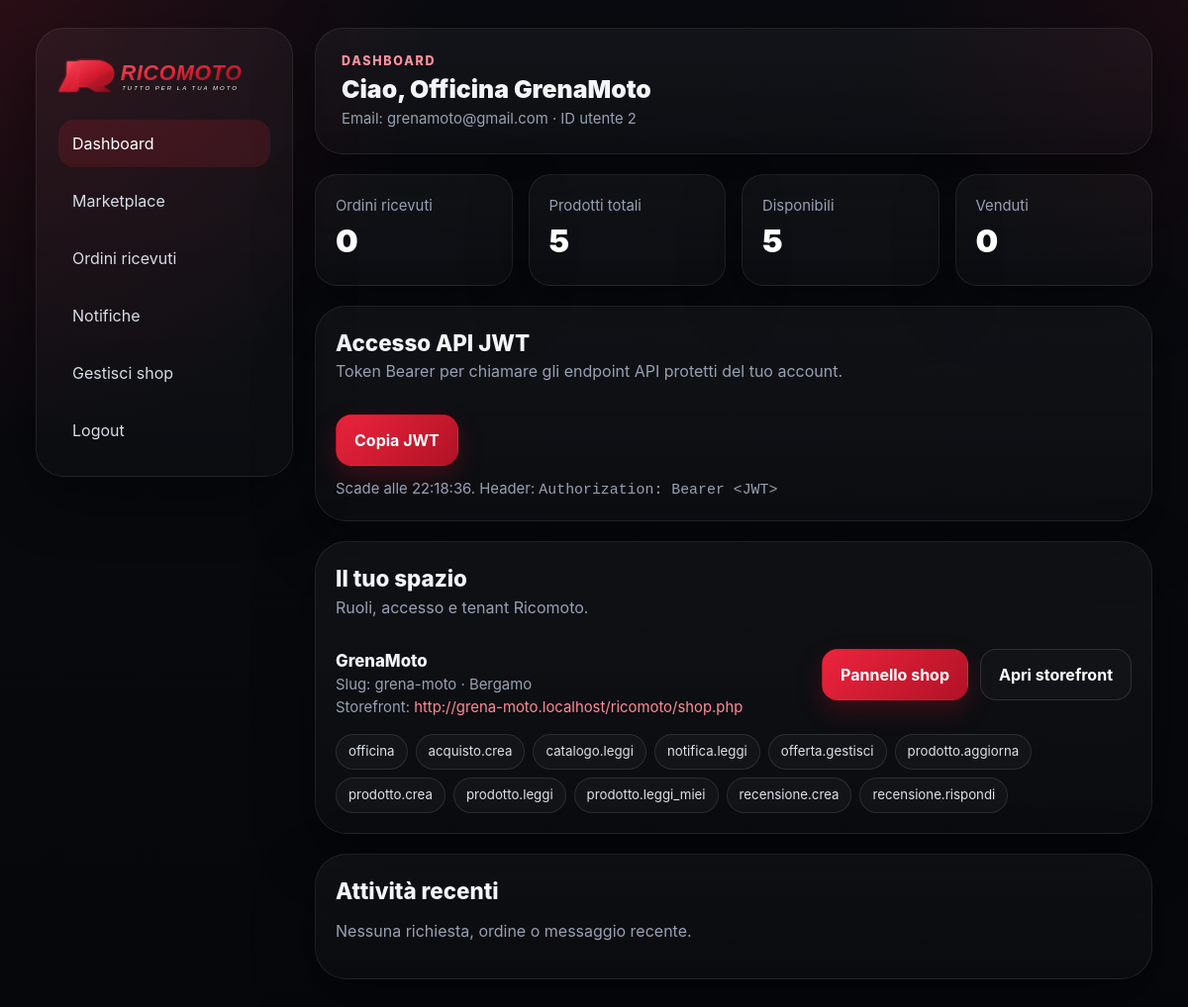
/ricomoto/dashboard.php (signed in), run on the app's committed database.
### tables this page shows
CREATE TABLE `utente` (
  `ID` int(30) NOT NULL,
  `nome` varchar(50) NOT NULL,
  `cognome` varchar(50) NOT NULL,
  `telefono` varchar(15) NOT NULL,
  `email` varchar(80) NOT NULL,
  `indirizzo` varchar(100) NOT NULL,
  `password` varchar(255) NOT NULL
);

CREATE TABLE `shop` (
  `id` int(11) NOT NULL,
  `officina_id` int(30) NOT NULL,
  `nome` varchar(120) NOT NULL,
  `slug` varchar(120) NOT NULL,
  `localita` varchar(120) NOT NULL,
  `logo` varchar(255) DEFAULT NULL,
  `descrizione` text DEFAULT NULL,
  `status` enum('active','suspended') NOT NULL DEFAULT 'active',
  `featured` tinyint(1) NOT NULL DEFAULT 0,
  `created_at` timestamp NULL DEFAULT current_timestamp()
);

### ricomoto/tenant.php (called while the page is built, shortened)
<?php
function appBasePath(): string {
    $scriptName = str_replace('\\', '/', $_SERVER['SCRIPT_NAME'] ?? '');
    $dir = rtrim(str_replace('\\', '/', dirname($scriptName)), '/');
    return $dir === '/' ? '' : $dir;
}
function appUrl(string $path = ''): string {
    $base = appBasePath();
    $path = ltrim($path, '/');
    return $base . ($path !== '' ? '/' . $path : '');
}
function assetUrl(string $path): string {
    return appUrl(ltrim($path, '/'));
}
function tenantStoreUrl(string $slug, string $path = 'shop.php'): string {
    $scheme = (!empty($_SERVER['HTTPS']) && $_SERVER['HTTPS'] !== 'off') ? 'https' : 'http';
    $basePath = appBasePath();
    $path = ltrim($path, '/');
    return $scheme . '://' . $slug . '.localhost' . $basePath . '/' . $path;
}

### ricomoto/auth.php (called while the page is built, shortened)
<?php
require_once __DIR__ . '/tenant.php';
function isLoggedIn(): bool {
  return isset($_SESSION['user_id']);
}
function currentUser(): ?array {
  global $conn;
  $userId = (int)$_SESSION['user_id'];
  $stmt = $conn->prepare('SELECT ID, nome, cognome, email, telefono, indirizzo FROM utente WHERE ID = ?');
  $stmt->bind_param('i', $userId);
  $stmt->execute();
  $user = $stmt->get_result()->fetch_assoc() ?: null;
  return $user;
}
function currentOfficina(): ?array {
  global $conn;
  static $officina = false;
  if ($officina !== false) {
    return $officina;
  }
  $userId = (int)$_SESSION['user_id'];
  $stmt = $conn->prepare('SELECT * FROM officina WHERE utente_id = ? LIMIT 1');
  $stmt->bind_param('i', $userId);
  $stmt->execute();
  $officina = $stmt->get_result()->fetch_assoc() ?: null;
  return $officina;
}
function currentShop(): ?array {
  global $conn;
  $officina = currentOfficina();
  $officinaId = (int)$officina['id'];
  $stmt = $conn->prepare('SELECT * FROM shop WHERE officina_id = ? LIMIT 1');
  $stmt->bind_param('i', $officinaId);
  $stmt->execute();
  $shop = $stmt->get_result()->fetch_assoc() ?: null;
  return $shop;
}

### ricomoto/dashboard.php (the view, shortened to what this page needs)
<?php
require_once __DIR__ . '/auth.php';
$userId = (int)($_SESSION['user_id'] ?? 0);
$me = currentUser();
$ruoli = $_SESSION['roles'] ?? [];
$permessi = $_SESSION['permissions'] ?? [];
sort($permessi);
$jwt = $_SESSION['jwt'];
$jwtExp = (int)$_SESSION['jwt_exp'];
$shop = currentShop();
$officina = currentOfficina();
$stats = [
  'notifications' => 0,
  'user_notifications' => 0,
  'orders' => 0,
  'products' => 0,
  'available' => 0,
  'sold' => 0
];
$notifiche = [];
if ($officina) {
  $officinaId = (int)$officina['id'];
  if ($res = $conn->query("SELECT COUNT(*) c FROM acquisto WHERE officina_id = {$officinaId}")) {
    $stats['orders'] = (int)$res->fetch_assoc()['c'];
  }
  if ($res = $conn->query("SELECT COUNT(*) c FROM notifica WHERE officina_id = {$officinaId} AND letto = 0")) {
    $stats['notifications'] = (int)$res->fetch_assoc()['c'];
  }
  if ($res = $conn->query("SELECT COUNT(*) c FROM prodotto WHERE officina_id = {$officinaId}")) {
    $stats['products'] = (int)$res->fetch_assoc()['c'];
  }
  if ($res = $conn->query("SELECT COUNT(*) c FROM prodotto WHERE officina_id = {$officinaId} AND stato='disponibile'")) {
    $stats['available'] = (int)$res->fetch_assoc()['c'];
  }
  if ($res = $conn->query("SELECT COUNT(*) c FROM prodotto WHERE officina_id = {$officinaId} AND stato='venduto'")) {
    $stats['sold'] = (int)$res->fetch_assoc()['c'];
  }
  $stmt = $conn->prepare(
    "SELECT n.created_at, n.messaggio AS notifica_messaggio,
            u.nome AS buyer_nome, u.cognome AS buyer_cognome, u.email AS buyer_email,
            p.titolo AS prodotto_titolo
     FROM notifica n
     JOIN utente u ON u.ID = n.utente_id
     JOIN prodotto p ON p.id = n.prodotto_id
     WHERE n.officina_id = ?
     ORDER BY n.created_at DESC
     LIMIT 6"
  );
  $stmt->bind_param('i', $officinaId);
  $stmt->execute();
  $notifiche = $stmt->get_result()->fetch_all(MYSQLI_ASSOC);
}
?>
<!DOCTYPE html>
<html>
<head>
  <link rel="stylesheet" href="style.css">
</head>
<body>
<div class="page-shell">
  <div class="container wide-container dashboard-shell">
    <aside class="sidebar">
      <a class="brand compact" href="<?= htmlspecialchars(appUrl('index.php')) ?>">
        <img src="<?= htmlspecialchars(assetUrl('assets/ricomoto-logo.svg')) ?>" alt="Ricomoto">
      </a>
      <div class="sidebar-menu">
        <a class="active" href="<?= htmlspecialchars(appUrl('dashboard.php')) ?>">Dashboard</a>
        <a href="<?= htmlspecialchars(appUrl('prodotti.php')) ?>">Marketplace</a>
        <?php if ($officina): ?>
          <a href="<?= htmlspecialchars(appUrl('ordini_officina.php')) ?>">Ordini ricevuti</a>
          <a href="<?= htmlspecialchars(appUrl('notifiche_officina.php')) ?>">
            Notifiche<?= $stats['notifications'] > 0 ? ' (' . $stats['notifications'] . ')' : '' ?>
          </a>
          <?php if ($shop): ?>
            <a href="<?= htmlspecialchars(appUrl('gestisci_shop.php')) ?>">Gestisci shop</a>
          <?php else: ?>
            <a href="<?= htmlspecialchars(appUrl('crea_shop.php')) ?>">Crea shop</a>
          <?php endif; ?>
        <?php endif; ?>
        <a href="<?= htmlspecialchars(appUrl('logout.php')) ?>">Logout</a>
      </div>
    </aside>
    <main class="content-stack">
      <section class="header-card card">
        <div>
          <div class="kicker">Dashboard</div>
          <div class="headline">
            Ciao, <?= htmlspecialchars(($me['nome'] ?? 'Utente') . ' ' . ($me['cognome'] ?? '')) ?>
          </div>
          <div class="small">Email: <?= htmlspecialchars($me['email'] ?? '') ?> · ID utente <?= $userId ?></div>
        </div>
      </section>
      <section class="metric-grid">
        <?php if ($officina): ?>
          <div class="metric-card">
            <div class="small">Ordini ricevuti</div>
            <div class="stat-number"><?= $stats['orders'] ?></div>
          </div>
          <div class="metric-card">
            <div class="small">Prodotti totali</div>
            <div class="stat-number"><?= $stats['products'] ?></div>
          </div>
          <div class="metric-card">
            <div class="small">Disponibili</div>
            <div class="stat-number"><?= $stats['available'] ?></div>
          </div>
          <div class="metric-card">
            <div class="small">Venduti</div>
            <div class="stat-number"><?= $stats['sold'] ?></div>
          </div>
        <?php endif; ?>
      </section>
      <section class="card">
        <div class="section-head">
          <div>
            <div class="section-title">Accesso API JWT</div>
            <p>Token Bearer per chiamare gli endpoint API protetti del tuo account.</p>
          </div>
        </div>
        <div class="btn-row mt-16">
          <button class="btn btn-primary" type="button" id="copyJwtBtn" data-token="<?= htmlspecialchars($jwt) ?>">
            Copia JWT
          </button>
        </div>
        <div class="small mt-12">
          Scade alle <?= htmlspecialchars(date('H:i:s', $jwtExp)) ?>.
          Header: <code>Authorization: Bearer &lt;JWT&gt;</code>
        </div>
      </section>
      <section class="card">
        <div class="section-head">
          <div>
            <div class="section-title">Il tuo spazio</div>
            <p>Ruoli, accesso e tenant Ricomoto.</p>
          </div>
        </div>
        <?php if ($officina): ?>
          <?php if ($shop): ?>
            <div class="topbar-flex">
              <div>
                <div class="headline-sm"><?= htmlspecialchars($shop['nome']) ?></div>
                <div class="small">Slug: <?= htmlspecialchars($shop['slug']) ?> · <?= htmlspecialchars($shop['localita']) ?></div>
                <div class="small">
                  Storefront:
                  <a class="link" target="_blank" href="<?= htmlspecialchars(tenantStoreUrl($shop['slug'])) ?>">
                    <?= htmlspecialchars(tenantStoreUrl($shop['slug'])) ?>
                  </a>
                </div>
              </div>
              <div class="btn-row">
                <a class="btn btn-primary" href="<?= htmlspecialchars(appUrl('gestisci_shop.php')) ?>">Pannello shop</a>
                <a class="btn btn-ghost" target="_blank" href="<?= htmlspecialchars(tenantStoreUrl($shop['slug'])) ?>">Apri storefront</a>
              </div>
            </div>
          <?php endif; ?>
        <?php endif; ?>
        <div class="badge-row mt-16">
          <?php foreach ($ruoli as $r): ?>
            <span class="badge"><?= htmlspecialchars($r) ?></span>
          <?php endforeach; ?>
          <?php foreach ($permessi as $p): ?>
            <span class="badge"><?= htmlspecialchars($p) ?></span>
          <?php endforeach; ?>
        </div>
      </section>
      <?php if ($officina): ?>
        <section class="card">
          <div class="section-title">Attività recenti</div>
          <?php if (!$notifiche): ?>
            <p class="mt-12">Nessuna richiesta, ordine o messaggio recente.</p>
          <?php endif; ?>
        </section>
      <?php endif; ?>
    </main>
  </div>
</div>
</body>
</html>

### ricomoto/style.css (style rules this page uses)
:root { --bg:#07080b; --bg-soft:#0d0f14; --panel:#11141b; --panel-2:#171b24; --panel-3:#0f1218; --border:rgba(255,255,255,.08); --border-strong:rgba(255,255,255,.16); --text:#f4f5f7; --muted:#98a1b3; --primary:#b11226; --primary-2:#ec243d; --primary-3:#6c0b17; --success:#2ecc71; --warning:#ff9f43; --danger:#ff5d73; --shadow:0 20px 60px rgba(0,0,0,.45); --radius:24px; }
* { box-sizing:border-box }
html { scroll-behavior:smooth }
body { margin:0;background: radial-gradient(circle at top left, rgba(236,36,61,.15), transparent 28%), radial-gradient(circle at top right, rgba(177,18,38,.10), transparent 20%), linear-gradient(180deg, #090b10 0%, #06070a 100%); color:var(--text);font:16px/1.5 Inter,system-ui,-apple-system,Segoe UI,Roboto,Arial,sans-serif;min-height:100vh }
a { text-decoration:none;color:inherit }
img { max-width:100%;display:block }
button,input,select,textarea { font:inherit }
.page-shell { padding:28px 0 60px }
.container { width:min(1120px,92vw);margin:0 auto }
.wide-container { width:min(1240px,94vw) }
.brand { display:flex;align-items:center;gap:14px }
.brand img { height:72px;width:auto }
.brand.compact img { height:52px;width:auto }
.hero-panel,.panel,.card,.stat-card,.metric-card,.list-item,.product-card,.feature-card,.shop-card,.table-card,.auth-panel,.sidebar { background:linear-gradient(180deg, rgba(255,255,255,.04), rgba(255,255,255,.02));border:1px solid var(--border);box-shadow:var(--shadow) }
.hero-panel,.panel,.card,.auth-panel { border-radius:32px }
p { margin:0 0 16px;color:var(--muted) }
.metric-grid,.stats-grid { display:grid;grid-template-columns:repeat(4,1fr);gap:16px }
.stat-card,.metric-card { border-radius:22px;padding:20px }
.stat-number { font-size:2rem;font-weight:900;color:#fff }
.stat-label,.small { color:var(--muted);font-size:.93rem }
.section-head { display:flex;justify-content:space-between;align-items:end;gap:16px;margin-bottom:14px }
.section-title { font-size:1.4rem;font-weight:800;margin:0 }
.btn-row { display:flex;gap:12px;flex-wrap:wrap;align-items:center }
.btn { display:inline-flex;align-items:center;justify-content:center;gap:10px;padding:13px 18px;border-radius:16px;font-weight:700;border:1px solid transparent;transition:.18s ease;cursor:pointer;min-height:48px }
.btn-primary,.btn-blue { background:linear-gradient(135deg,var(--primary-2),var(--primary));color:#fff;box-shadow:0 10px 24px rgba(177,18,38,.28) }
.btn-ghost,.btn-white { background:rgba(255,255,255,.02);border-color:rgba(255,255,255,.12);color:#fff }
.feature-card,.shop-card,.list-item,.table-card,.card,.panel { padding:20px }
.badge,.pill { display:inline-flex;align-items:center;padding:7px 12px;border-radius:999px;border:1px solid rgba(255,255,255,.1);background:rgba(255,255,255,.03);font-size:.83rem;color:#dce1e9 }
.pill-wrap,.badge-row { display:flex;gap:8px;flex-wrap:wrap }
.link { color:#ff8b99 }
.dashboard-shell { display:grid;grid-template-columns:260px 1fr;gap:22px;align-items:start }
.sidebar { padding:22px;border-radius:28px;position:sticky;top:24px }
.sidebar-menu { display:flex;flex-direction:column;gap:10px;margin-top:18px }
.sidebar-menu a { padding:12px 14px;border-radius:16px;color:#d6dce7 }
.sidebar-menu a:hover,.sidebar-menu a.active { background:rgba(236,36,61,.14);color:#fff }
.content-stack { display:flex;flex-direction:column;gap:20px }
.header-card { padding:24px 26px;border-radius:28px;display:flex;justify-content:space-between;align-items:center;gap:20px;flex-wrap:wrap }
.kicker { font-size:.78rem;letter-spacing:.14em;text-transform:uppercase;color:#ff92a0;font-weight:800 }
.topbar-flex { display:flex;justify-content:space-between;align-items:start;gap:16px;flex-wrap:wrap }
.headline { font-size:1.55rem;font-weight:900 }
.headline-sm { font-size:1.05rem;font-weight:800 }
.mt-12 { margin-top:12px }
.mt-16 { margin-top:16px }

### data on the page
utente: nome+cognome "Officina GrenaMoto", email "grenamoto@gmail.com"
shop: nome "GrenaMoto", slug "grena-moto", localita "Bergamo", slug "http://grena-moto.localhost/ricomoto/shop.php"

### other printed values
$userId "2"
$stats['orders'] "0"
$stats['products'] "5"
$stats['available'] "5"
$stats['sold'] "0"
date('H:i:s', $jwtExp) "22:18:36"
$r "officina"
$p "acquisto.crea"
$p "catalogo.leggi"
$p "notifica.leggi"
$p "offerta.gestisci"
$p "prodotto.aggiorna"
$p "prodotto.crea"
$p "prodotto.leggi"
$p "prodotto.leggi_miei"
